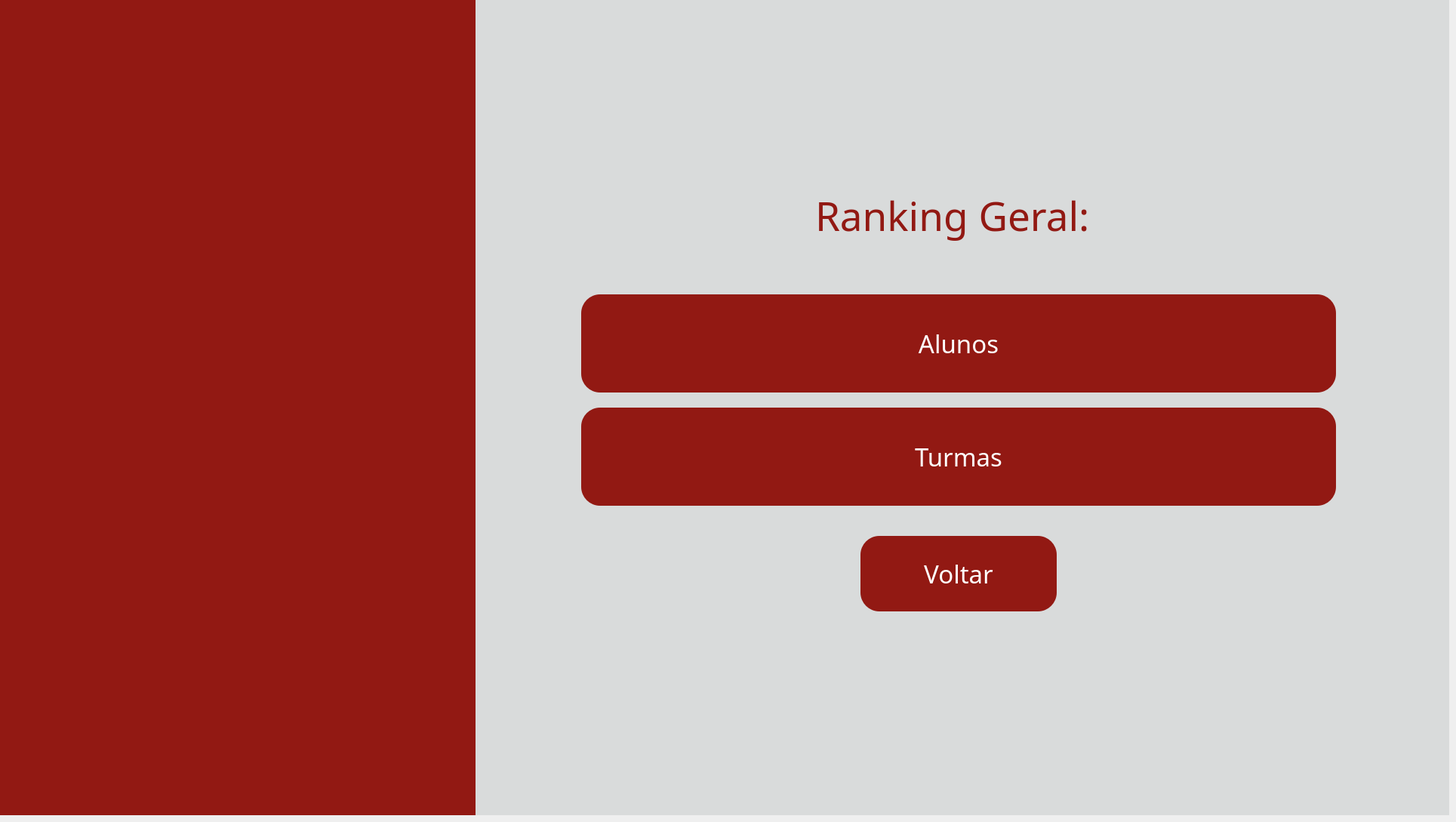
    <widget class="QWidget" name="page">
     <widget class="QWidget" name="fundo_ranking_2" native="true">
      <property name="geometry">
       <rect>
        <x>0</x>
        <y>0</y>
        <width>1920</width>
        <height>1080</height>
       </rect>
      </property>
      <property name="styleSheet">
       <string notr="true">background-color: #d9dbdb</string>
      </property>
      <widget class="QWidget" name="barra_ranking_2" native="true">
       <property name="geometry">
        <rect>
         <x>0</x>
         <y>-11</y>
         <width>630</width>
         <height>1091</height>
        </rect>
       </property>
       <property name="styleSheet">
        <string notr="true">background-color: #921913;</string>
       </property>
       <widget class="QLabel" name="img_fundo_ranking_2">
        <property name="geometry">
         <rect>
          <x>-60</x>
          <y>-60</y>
          <width>721</width>
          <height>1200</height>
         </rect>
        </property>
        <property name="text">
         <string/>
        </property>
        <property name="pixmap">
         <pixmap>../images/fundoetec.png</pixmap>
        </property>
        <property name="scaledContents">
         <bool>true</bool>
        </property>
       </widget>
      </widget>
      <widget class="QLabel" name="lbl_ranking_ranking_2">
       <property name="geometry">
        <rect>
         <x>1080</x>
         <y>250</y>
         <width>391</width>
         <height>71</height>
        </rect>
       </property>
       <property name="font">
        <font>
         <family>Arbutus Slab</family>
         <pointsize>40</pointsize>
        </font>
       </property>
       <property name="styleSheet">
        <string notr="true">color: #921913;</string>
       </property>
       <property name="text">
        <string>Ranking Geral:</string>
       </property>
      </widget>
      <widget class="QPushButton" name="btn_voltarareaprof2_2">
       <property name="geometry">
        <rect>
         <x>1140</x>
         <y>710</y>
         <width>260</width>
         <height>100</height>
        </rect>
       </property>
       <property name="font">
        <font>
         <family>Arbutus Slab</family>
         <pointsize>25</pointsize>
        </font>
       </property>
       <property name="styleSheet">
        <string notr="true">QPushButton{
    background-color: #921913;
    border: none;
    border-radius: 25px;
    color: white;
}

QPushButton:hover{
    background-color: #7a1410;
}

QPushButton:pressed{
    background-color: #5a0f0c;
}</string>
       </property>
       <property name="text">
        <string>Voltar</string>
       </property>
      </widget>
      <widget class="QPushButton" name="btn_rankingturmas_2">
       <property name="geometry">
        <rect>
         <x>770</x>
         <y>540</y>
         <width>1000</width>
         <height>130</height>
        </rect>
       </property>
       <property name="font">
        <font>
         <family>Arbutus Slab</family>
         <pointsize>25</pointsize>
        </font>
       </property>
       <property name="styleSheet">
        <string notr="true">QPushButton{
    background-color: #921913;
    border: none;
    border-radius: 25px;
    color: white;
}

QPushButton:hover{
    background-color: #7a1410;
}

QPushButton:pressed{
    background-color: #5a0f0c;
}</string>
       </property>
       <property name="text">
        <string>Turmas</string>
       </property>
      </widget>
      <widget class="QPushButton" name="btn_rankingalunos_2">
       <property name="geometry">
        <rect>
         <x>770</x>
         <y>390</y>
         <width>1000</width>
         <height>130</height>
        </rect>
       </property>
       <property name="font">
        <font>
         <family>Arbutus Slab</family>
         <pointsize>25</pointsize>
        </font>
       </property>
       <property name="styleSheet">
        <string notr="true">QPushButton{
    background-color: #921913;
    border: none;
    border-radius: 25px;
    color: white;
}

QPushButton:hover{
    background-color: #7a1410;
}

QPushButton:pressed{
    background-color: #5a0f0c;
}</string>
       </property>
       <property name="text">
        <string>Alunos</string>
       </property>
      </widget>
      <widget class="QLabel" name="lbl_logo_cps_ranking_2">
       <property name="geometry">
        <rect>
         <x>1550</x>
         <y>940</y>
         <width>111</width>
         <height>71</height>
        </rect>
       </property>
       <property name="text">
        <string/>
       </property>
       <property name="pixmap">
        <pixmap>../images/logocps.png</pixmap>
       </property>
       <property name="scaledContents">
        <bool>true</bool>
       </property>
      </widget>
      <widget class="QLabel" name="lbl_logo_etec_ranking_2">
       <property name="geometry">
        <rect>
         <x>1690</x>
         <y>950</y>
         <width>151</width>
         <height>91</height>
        </rect>
       </property>
       <property name="text">
        <string/>
       </property>
       <property name="pixmap">
        <pixmap>../images/logoetec.png</pixmap>
       </property>
       <property name="scaledContents">
        <bool>true</bool>
       </property>
      </widget>
     </widget>
    </widget>
